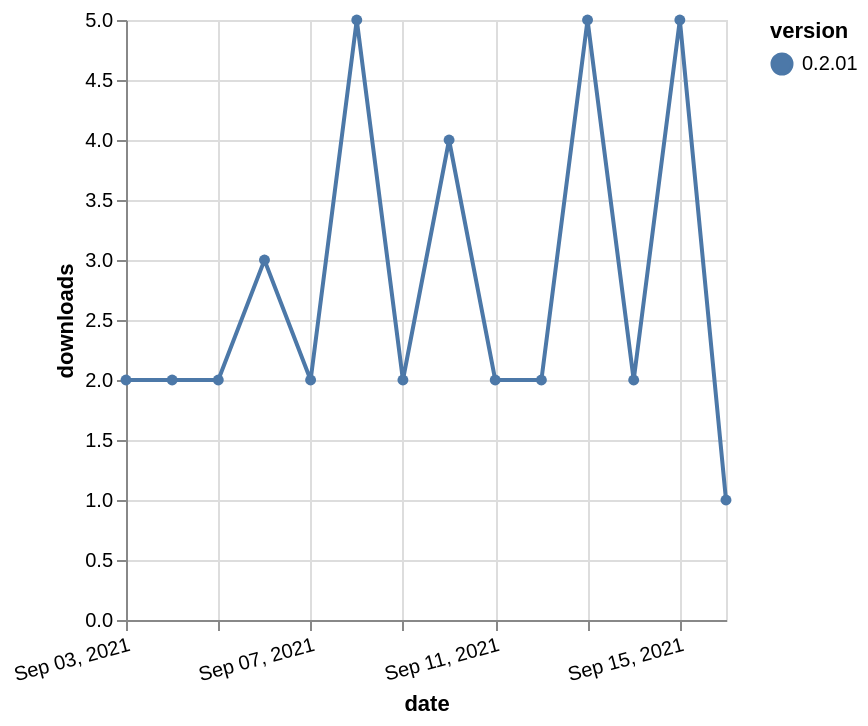

Express this chart as Vega-Lite.
### Vega-Lite specification from a JSON file in a GitHub repository (floating-point values rounded to 4 significant figures)
{"$schema": "https://vega.github.io/schema/vega-lite/v5.json", "description": "A simple bar chart with embedded data.", "data": {"values": [{"date": "2021-09-03", "total": 3115, "delta": 2, "version": "0.2.01"}, {"date": "2021-09-04", "total": 3117, "delta": 2, "version": "0.2.01"}, {"date": "2021-09-05", "total": 3119, "delta": 2, "version": "0.2.01"}, {"date": "2021-09-06", "total": 3122, "delta": 3, "version": "0.2.01"}, {"date": "2021-09-07", "total": 3124, "delta": 2, "version": "0.2.01"}, {"date": "2021-09-08", "total": 3129, "delta": 5, "version": "0.2.01"}, {"date": "2021-09-09", "total": 3131, "delta": 2, "version": "0.2.01"}, {"date": "2021-09-10", "total": 3135, "delta": 4, "version": "0.2.01"}, {"date": "2021-09-11", "total": 3137, "delta": 2, "version": "0.2.01"}, {"date": "2021-09-12", "total": 3139, "delta": 2, "version": "0.2.01"}, {"date": "2021-09-13", "total": 3144, "delta": 5, "version": "0.2.01"}, {"date": "2021-09-14", "total": 3146, "delta": 2, "version": "0.2.01"}, {"date": "2021-09-15", "total": 3151, "delta": 5, "version": "0.2.01"}, {"date": "2021-09-16", "total": 3152, "delta": 1, "version": "0.2.01"}]}, "width": "container", "mark": {"type": "line", "point": {"filled": true}}, "encoding": {"x": {"field": "date", "type": "temporal", "timeUnit": "yearmonthdate", "title": "date", "axis": {"labelAngle": -15}}, "y": {"field": "delta", "type": "quantitative", "title": "downloads"}, "color": {"field": "version", "type": "nominal"}, "tooltip": {"field": "delta"}}}
